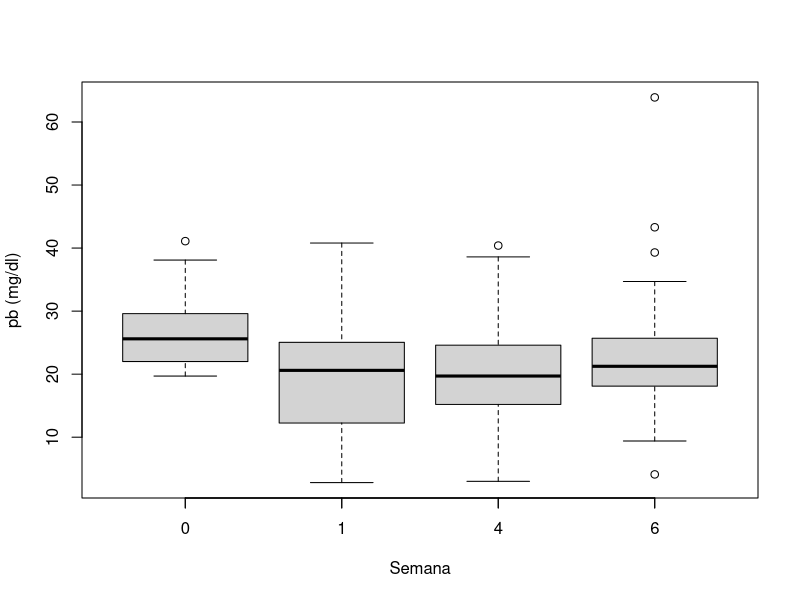
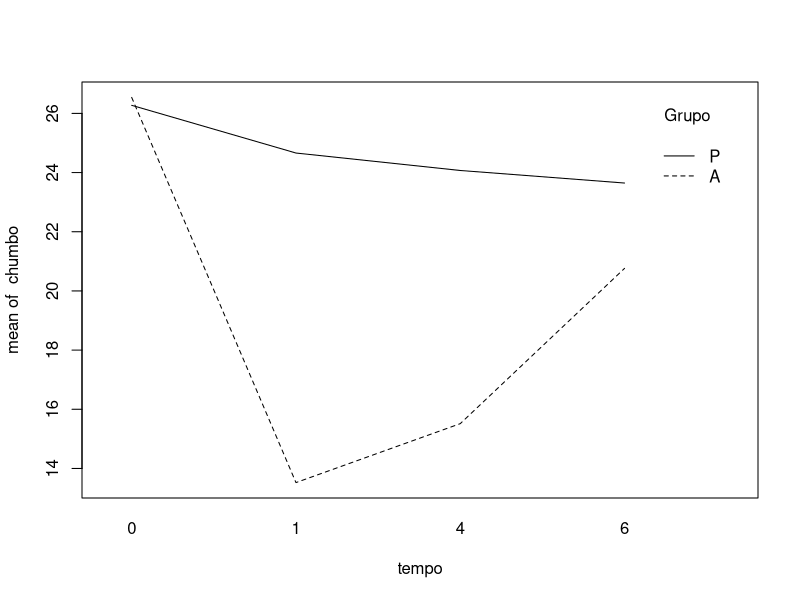

Generate these figures, in order, with R:
library(nlme)
library(ggplot2)
setwd("")#Mudar diretório aqui
#
# Descrição: 
# 
# O estudo envolvendo o Tratamento de Crianças Expostas ao chumbo (TLC)
# foi clínico aleatorizado para placebo e um agente succimer em crianças
# com níveis de chumbo no sangue entre 20-44 micrograms/dL.
# Estes dados consistem de quatro medidas repetidas de níveis de chumbo
# no sangue obtidos na baseline (semana 0), semana 1, semana 4 e semana 6
# em 100 crianças aleatoriamente alocadas entre tratamento e placebo.
 
datawide<-read.table("chumbo.txt",header=T)
cor(datawide[,3:6])

with(datawide, boxplot(Sem0,Sem1,Sem4,Sem6,ylab="pb (mg/dl)",xlab="Semana"))
axis(1, 1:4, c(0,1,4,6))
### Cuidado pois o Boxplot não considera a estrutura longitudinal ####

# Transformando o banco wide para longo
datalong<-reshape(data=datawide,direction="long", idvar="ID", varying = list(names(datawide)[3:6]), v.names="chumbo", time= c(0,1,4,6), timevar="tempo")

# Gráficos de perfis				  
p1=ggplot(datalong, aes(x=tempo, y=chumbo, color=Grupo)) + geom_point() +	theme_bw() + 
   geom_line(aes(group=ID),size=0.05) + theme(legend.position="top") + 
   scale_x_continuous(breaks=unique(datalong$tempo))
				  
# Boxplots				  
p2=ggplot(datalong, aes(x=factor(tempo), y=chumbo, fill=Grupo)) + geom_boxplot(notch=TRUE) + 
   theme(legend.position="top") 

   
# Gráfico de Interação
with(datalong, interaction.plot(tempo, Grupo, chumbo))
 
  


## MODELO 1
## Modelo linear de efeito fixo (com intercepto)
#Independente  
datalong$tempo=as.factor(datalong$tempo)
out1.ind<-lm(chumbo ~  tempo*Grupo,data=datalong)
round(summary(out1.ind)$coef,3)

#Simetria Composta 
out1.exch<-gls(chumbo ~  tempo*Grupo, correlation=corCompSymm (form=~1|ID),data=datalong) 
round(coef(summary(out1.exch)),3)
 
#AR1
out1.ar1<-gls(chumbo ~  tempo*Grupo, correlation=corAR1 (form=~1|ID),data=datalong) 
round(coef(summary(out1.ar1)),3)
 
#Não estruturada 
out1.unst<-gls(chumbo ~  tempo*Grupo, correlation=corSymm (form=~1|ID),data=datalong) 
round(coef(summary(out1.unst)),3)
 
## MODELO 2
## Modelo linear de efeito fixo (sem intercepto)
#      mais simples de comparar os grupos em cada tempo
#Independente 
out2.ind<-lm(chumbo ~ tempo*Grupo -1,data=datalong)
round(summary(out2.ind)$coef,3)
 
#Simetria Composta  
out2.exch<-gls(chumbo ~  tempo*Grupo -1, correlation=corCompSymm (form=~1|ID),data=datalong) 
round(coef(summary(out2.exch)),3)
 
#AR1 
out2.ar1<-gls(chumbo ~  tempo*Grupo -1, correlation=corAR1 (form=~1|ID),data=datalong) 
round(coef(summary(out2.ar1)),3)

 
#Não estruturada
out2.unst<-gls(chumbo ~ tempo*Grupo -1, correlation=corSymm (form=~1|ID),data= datalong) 
round(coef(summary(out2.unst)),3)

  